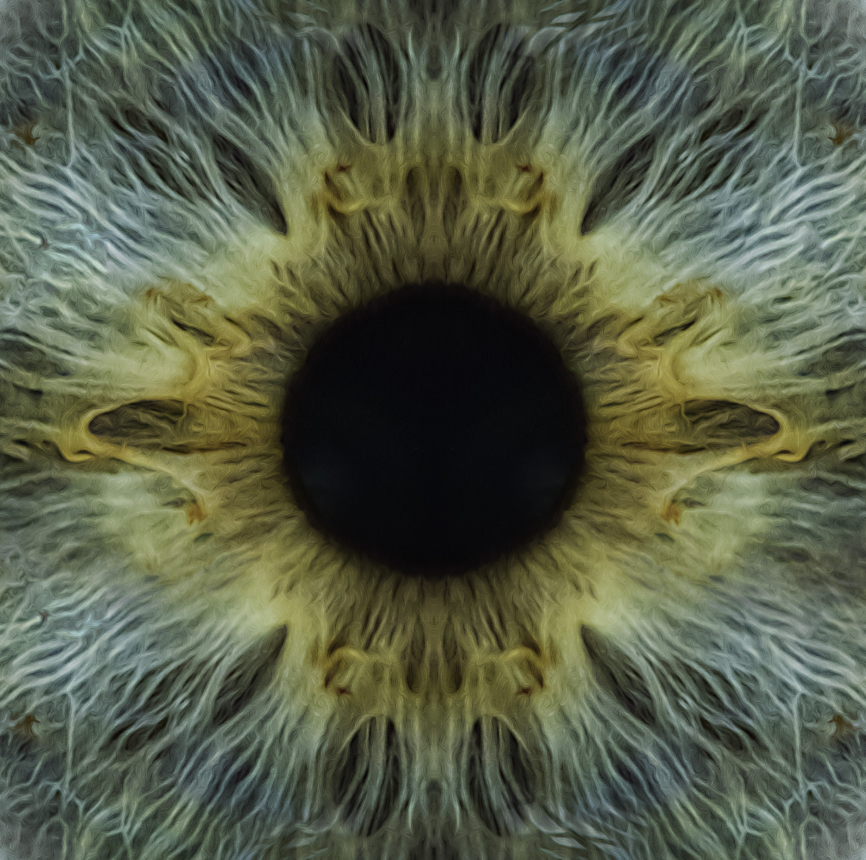
#> input picture imagens/iris_closeup.jpg, 1732 x 1720 px (shown at 1/2 size); its folder holds only this picture in this run
$ python -i features.py   (imports and definitions only)   (older library calls are emulated)
#> lines starting #> are read from the running program, lines starting #| are printed output that depends on the picture
from __future__ import annotations

from collections.abc import Callable
from dataclasses import dataclass
from pathlib import Path

import cv2
import numpy as np
from scipy.ndimage import gaussian_filter1d
from scipy.signal import find_peaks
from skimage.color import rgb2gray
from skimage.feature import blob_log, graycomatrix, graycoprops, local_binary_pattern
from skimage.filters import frangi, threshold_otsu
from skimage.morphology import skeletonize

from iris_dm2.data import DatasetValidationError, IrisDataset

FEATURE_GROUPS = ("classic", "vascular", "morphology", "geometry")
PHOTOMETRIC_VARIANTS = (
    "original",
    "brightness_low",
    "brightness_high",
    "contrast_low",
    "contrast_high",
)


# [44 lines that did not run here, left out]


def apply_photometric_variant(image_rgb: np.ndarray, variant: str) -> np.ndarray:
    if variant not in PHOTOMETRIC_VARIANTS:
        raise ValueError(f"unknown photometric variant: {variant}")
    if variant == "original":
        return image_rgb
    image = image_rgb.astype(np.float32) / 255.0
    if variant == "brightness_low":
        image *= 0.8
    elif variant == "brightness_high":
        image *= 1.2
    elif variant == "contrast_low":
        image = (image - 0.5) * 0.8 + 0.5
    elif variant == "contrast_high":
        image = (image - 0.5) * 1.2 + 0.5
    return np.rint(np.clip(image, 0, 1) * 255).astype(np.uint8)


def _analysis_image(image_rgb: np.ndarray) -> tuple[np.ndarray, np.ndarray]:
    resized = cv2.resize(image_rgb, (360, 96), interpolation=cv2.INTER_AREA)
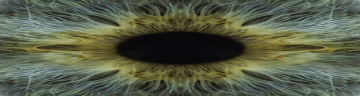
#> resized: shape (96, 360, 3); mean R, G, B 86.9, 93.5, 72.2
    gray_float = rgb2gray(resized).astype(np.float32)
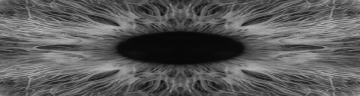
#> gray_float: shape (96, 360) float32; min 0.028, max 0.749, mean 0.355
    gray_uint8 = np.rint(np.clip(gray_float, 0, 1) * 255).astype(np.uint8)
    return resized, gray_uint8


def _classic_features(image_rgb: np.ndarray) -> tuple[np.ndarray, list[str]]:
    _, gray = _analysis_image(image_rgb)
    pixels = cv2.resize(gray, (64, 16), interpolation=cv2.INTER_AREA).astype(np.float32) / 255.0
    pixel_values = pixels.ravel()
#> pixel_values = 1024 values, max 0.639 at index 722, min 0.0314 at index 410, mean 0.355
    pixel_names = [
        f"classic_intensity_r{row:02d}_a{column:02d}" for row in range(16) for column in range(64)
    ]

    lbp = local_binary_pattern(gray, P=16, R=2, method="uniform")
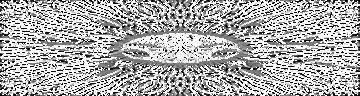
#> lbp: shape (96, 360) float64; min 0, max 17, mean 11.47; drawn with min black and max white
    lbp_counts, _ = np.histogram(lbp, bins=18, range=(0, 18))
#> lbp_counts = 18 values, max 12683 at index 17, min 489 at index 12, mean 1920
    lbp_values = lbp_counts.astype(np.float32) / max(lbp_counts.sum(), 1)
#> lbp_values = 18 values, max 0.367 at index 17, min 0.0141 at index 12, mean 0.0556
    lbp_names = [f"classic_lbp_bin_{index:02d}" for index in range(18)]

    quantized = (gray // 8).astype(np.uint8)
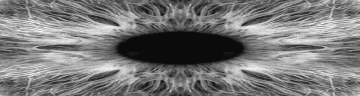
#> quantized: shape (96, 360); min 0, max 23, mean 10.9; drawn with min black and max white
    glcm = graycomatrix(
        quantized,
        distances=[1, 2, 4],
        angles=[0, np.pi / 4, np.pi / 2, 3 * np.pi / 4],
        levels=32,
        symmetric=True,
        normed=True,
    )
    haralick_values: list[float] = []
    haralick_names: list[str] = []
    for property_name in (
        "contrast",
        "dissimilarity",
        "homogeneity",
        "energy",
        "correlation",
        "ASM",
    ):
        values = graycoprops(glcm, property_name)
        haralick_values.extend([float(values.mean()), float(values.std())])
        normalized_name = property_name.lower()
        haralick_names.extend(
            [f"classic_haralick_{normalized_name}_mean", f"classic_haralick_{normalized_name}_std"]
        )
#> after the loop, haralick_names = 12 items; haralick_values = [8.84, 4.19, 2.11, 0.594, 0.42, 0.0878, 0.114, 0.0109, 0.822, 0.0825, 0.0132, 0.00264]

    values = np.concatenate(
        [pixel_values, lbp_values, np.asarray(haralick_values, dtype=np.float32)]
    )
#> values = 1054 values, max 8.84 at index 1042, min 0.00264 at index 1053, mean 0.362
    return values, pixel_names + lbp_names + haralick_names


# [130 lines left out: functions _vascular_features, _angular_periodic_neighbor_count, _morphology_features, not called in this run]


EXTRACTORS: dict[str, Callable[[np.ndarray], tuple[np.ndarray, list[str]]]] = {
    "classic": _classic_features,
    "vascular": _vascular_features,
    "morphology": _morphology_features,
}


# [46 lines that did not run here, left out]


def extract_and_save_variants(
    dataset_path: Path,
    output_dir: Path,
    feature_groups: tuple[str, ...],
    variants: tuple[str, ...],
) -> list[Path]:
    dataset = IrisDataset.load(dataset_path)
    output_paths: list[Path] = []
    for variant in variants:
        table = extract_feature_table(dataset, feature_groups, variant=variant)
        output_path = output_dir / f"features_{variant}.npz"
        table.save(output_path)
        output_paths.append(output_path)
    return output_paths

>>> import cv2
>>> picture = cv2.cvtColor(cv2.imread('../../../imagens/iris_closeup.jpg'), cv2.COLOR_BGR2RGB)
>>> result = _classic_features(picture)
